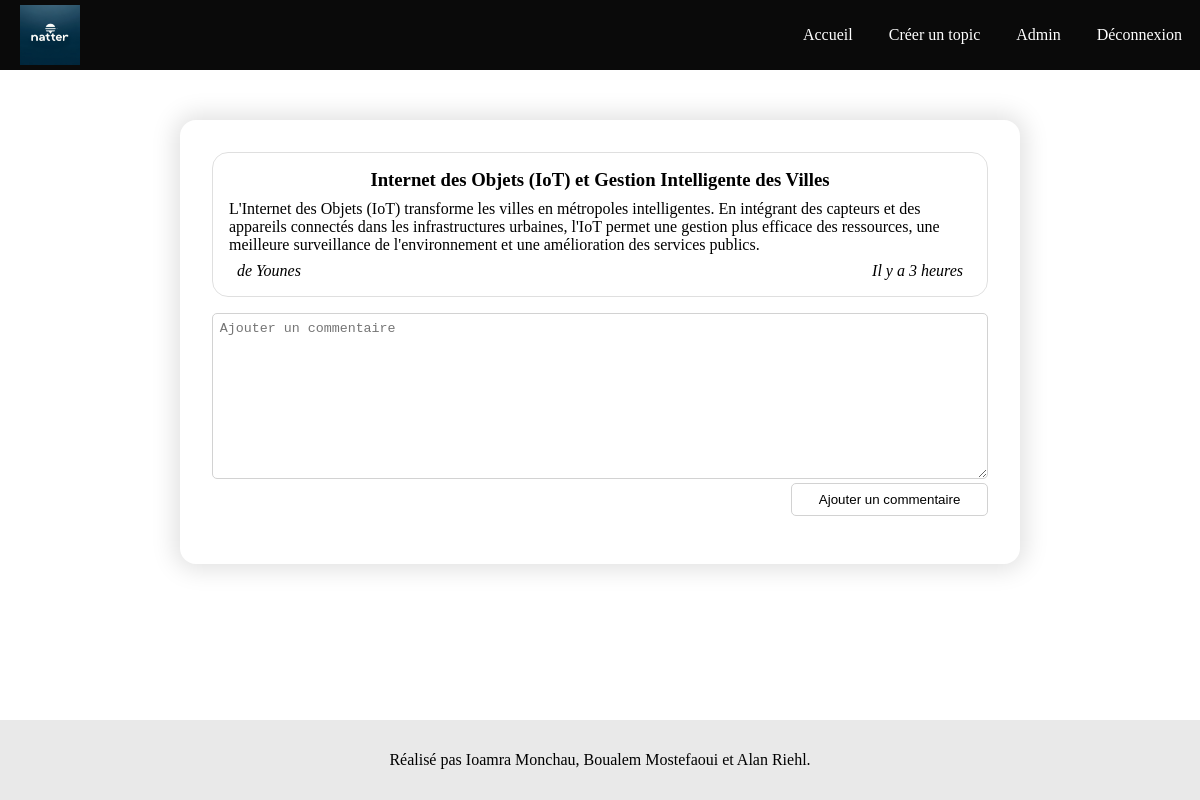
The app's page /view-topic.php?id=27 (signed in) with its own data.
### tables this page shows
CREATE TABLE `topic` (
  `id_topic` int(11) NOT NULL,
  `title_topic` varchar(255) DEFAULT NULL,
  `message_topic` text DEFAULT NULL,
  `date_topic` varchar(16) DEFAULT NULL,
  `id_user` int(11) DEFAULT NULL
);

CREATE TABLE `user` (
  `id_user` int(11) NOT NULL,
  `mail_user` varchar(320) NOT NULL,
  `pseudo_user` varchar(16) NOT NULL,
  `password_user` varchar(64) NOT NULL,
  `role_user` tinyint(1) NOT NULL DEFAULT 0
);

### includes/functions/format-date-diff.php (called while the page is built, shortened)
<?php
function formatDateDiff($date) {
    $diff = time() - DateTime::createFromFormat('d/m/Y H:i', $date)->getTimestamp();
    $oneMinute = 60;
    $oneHours = 60 * 60;
    $oneDay = 60 * 60 * 24;
    $oneMonth = 60 * 60 * 24 * 30;
    $oneYear = 60 * 60 * 24 * 365;
    $res = "il y a moins d'une minute";
    $diff > $oneMinute && $res = "Il y a 1 minute";
    $diff > $oneMinute * 2 && $res = "Il y a ".round($diff / $oneMinute)." minutes";
    $diff > $oneHours && $res = "Il y a 1 heure";
    $diff > $oneHours * 2 && $res = "Il y a ".round($diff / $oneHours)." heures";
    $diff > $oneDay && $res = "Il y a 1 jour";
    $diff > $oneDay * 2 && $res = "Il y a ".round($diff / $oneDay)." jours";
    $diff > $oneMonth && $res = "Il y a ".round($diff / $oneMonth)." mois";
    $diff > $oneYear && $res = "Il y a plus d'un ans";
    return $res;
}
?>

### view-topic.php (the view, shortened to what this page needs)
<?php
    require_once 'includes/bdd.php';
    require_once 'includes/functions/format-date-diff.php';
    $req = $bdd->prepare("SELECT title_topic, message_topic, date_topic, pseudo_user FROM topic INNER JOIN user ON topic.id_user = user.id_user WHERE id_topic = ".$_GET['id']);
    $req->execute();
    $topic = $req->fetch(PDO::FETCH_ASSOC);
?>
<!DOCTYPE html>
<html lang="fr">
<head>
    <?php require_once 'includes/head.php'; ?>
    <link rel="stylesheet" href="assets/css/view-topic.css">
</head>
<body onload="getComment(<?=$_GET['id']?>)">
    <?php
    require_once 'includes/nav.php';
    ?>
    <main>
        <section class="card-container">
            <article class="topic">
                <h3 class="topic-title"><?=nl2br(strip_tags($topic['title_topic']))?></h3>
                <section class="topic-content"><?=nl2br(strip_tags($topic['message_topic']))?></section>
                <section class="topic-author-and-date">
                    <i>de <?=nl2br(strip_tags($topic['pseudo_user']))?></i>
                    <i><?=nl2br(strip_tags(formatDateDiff($topic['date_topic'])))?></i>
                </section>
            </article>
            <section class="add-comment">
                <textarea name="content-comment" id="content-comment" rows="10" placeholder="Ajouter un commentaire"></textarea>
                <section class="container-btn-submit">
                    <button name="submit-comment" onclick="addComment(<?=$_GET['id']?>, <?=$_SESSION['id']?>)">Ajouter un commentaire</button>
                </section>
            </section>
        </section>
    </main>
    <?php require_once "includes/footer.php" ?>
</body>
</html>

### assets/css/main.css (style rules this page uses)
* { padding: 0; margin: 0; box-sizing: border-box; }
body { padding-top: 120px; }
main { min-height: calc(100vh - 120px - 7em); }
main .card-container { width: 96%; margin-left: 2%; padding: 1em; box-shadow: 0 0 25px 5px rgba(0, 0, 0, 0.125); border-radius: 1rem; display: flex; flex-direction: column; align-items: center; }
@media (min-width: 600px) { main .card-container { width: 85%; margin-left: 7.5%; padding: 1.5em; } }
@media (min-width: 1200px) { main .card-container { width: 70%; margin-left: 15%; padding: 2em; } }

### assets/css/view-topic.css (style rules this page uses)
.topic { display: flex; flex-direction: column; margin-bottom: 1em; padding: 1em; border: 1px solid rgba(0, 0, 0, 0.125); border-radius: 1rem; width: 100%; }
.topic .topic-title { text-align: center; margin-bottom: 0.5em; }
.topic .topic-content { margin-bottom: 0.5em; width: 100%; }
.topic .topic-author-and-date { display: flex; flex-direction: row; justify-content: space-between; margin: 0 0.5em; }
.add-comment { width: 100%; margin-bottom: 1em; }
.add-comment textarea { width: 100%; border-radius: 5px; border: 1px solid rgb(210, 210, 210); outline: none; resize: vertical; padding: 0.5em; }
.add-comment .container-btn-submit { display: flex; justify-content: flex-end; }
.add-comment .container-btn-submit button { cursor: pointer; border-radius: 5px; background-color: transparent; border: 1px solid rgb(210, 210, 210); height: 2.5em; padding: 0 2em; }

### records on screen
topic: title_topic "Internet des Objets (IoT) et Gestion Intelligente des Villes", message_topic "L'Internet des Objets (IoT) transforme les villes en métropoles intelligentes. En intégrant des capteurs et des appareils connectés dans les infrastructures urbaines, l'IoT permet une gestion plus efficace des ressources, une meilleure surveillance de l'environnement et une amélioration des services publics.", id_user.pseudo_user "Younes", date_topic "Il y a 3 heures"
